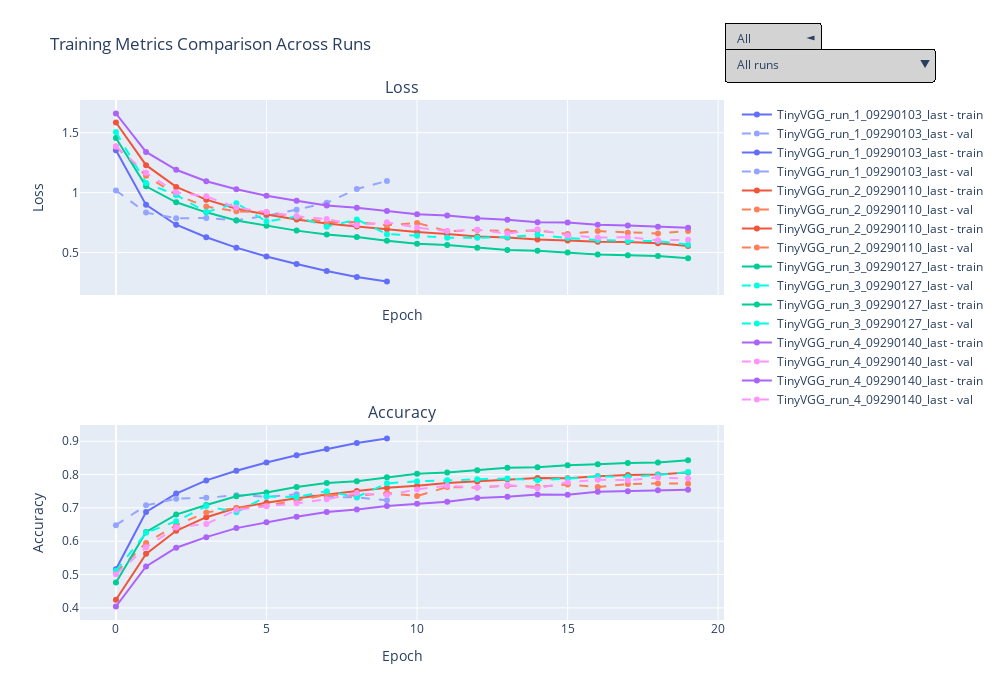

Notebook cell for this chart:
### Markdown cell above
# Simple Dashboard

### Code cell
from utils import plotting
from pathlib import Path

# Path to folder with metrics
metrics_dir = Path("metrics")

# Usage
metrics = plotting.load_all_metrics(metrics_dir, pattern="*_last.json")
plotting.plot_metrics_grid(metrics)

### Figure 1 — Plotly figure (JSON) as saved in the notebook; plotly's stock layout.template omitted (floating-point values rounded to 4 significant figures)
{"data": [{"line": {"color": "#636EFA"}, "mode": "lines+markers", "name": "TinyVGG_run_1_09290103_last - train", "type": "scatter", "xaxis": "x", "y": [1.354, 0.8979, 0.7321, 0.6272, 0.5405, 0.4674, 0.4042, 0.3454, 0.2952, 0.2581], "yaxis": "y"}, {"line": {"color": "rgb(148,165,255)", "dash": "dash"}, "mode": "lines+markers", "name": "TinyVGG_run_1_09290103_last - val", "type": "scatter", "xaxis": "x", "y": [1.018, 0.8332, 0.7865, 0.7877, 0.77, 0.8069, 0.8577, 0.9146, 1.03, 1.098], "yaxis": "y"}, {"line": {"color": "#636EFA"}, "mode": "lines+markers", "name": "TinyVGG_run_1_09290103_last - train", "type": "scatter", "xaxis": "x2", "y": [0.5159, 0.6877, 0.7429, 0.7826, 0.8114, 0.8363, 0.8577, 0.877, 0.8947, 0.9082], "yaxis": "y2"}, {"line": {"color": "rgb(148,165,255)", "dash": "dash"}, "mode": "lines+markers", "name": "TinyVGG_run_1_09290103_last - val", "type": "scatter", "xaxis": "x2", "y": [0.6483, 0.7076, 0.7274, 0.7302, 0.7381, 0.7334, 0.7409, 0.7334, 0.7314, 0.7226], "yaxis": "y2"}, {"line": {"color": "#EF553B"}, "mode": "lines+markers", "name": "TinyVGG_run_2_09290110_last - train", "type": "scatter", "xaxis": "x", "y": [1.585, 1.229, 1.048, 0.9414, 0.8656, 0.8175, 0.7758, 0.742, 0.7177, 0.6934, 0.6706, 0.655, 0.6332, 0.6251, 0.6094, 0.5999, 0.5898, 0.5882, 0.5774, 0.5546], "yaxis": "y"}, {"line": {"color": "rgb(255,127,88)", "dash": "dash"}, "mode": "lines+markers", "name": "TinyVGG_run_2_09290110_last - val", "type": "scatter", "xaxis": "x", "y": [1.385, 1.14, 0.9818, 0.8837, 0.844, 0.8359, 0.7936, 0.7546, 0.7546, 0.7281, 0.7473, 0.6781, 0.687, 0.6785, 0.6821, 0.6554, 0.6789, 0.6659, 0.659, 0.6791], "yaxis": "y"}, {"line": {"color": "#EF553B"}, "mode": "lines+markers", "name": "TinyVGG_run_2_09290110_last - train", "type": "scatter", "xaxis": "x2", "y": [0.4243, 0.5621, 0.6314, 0.6721, 0.6995, 0.7157, 0.7293, 0.7408, 0.7504, 0.7603, 0.7663, 0.775, 0.7793, 0.7857, 0.7897, 0.7887, 0.7952, 0.7986, 0.8002, 0.8061], "yaxis": "y2"}, {"line": {"color": "rgb(255,127,88)", "dash": "dash"}, "mode": "lines+markers", "name": "TinyVGG_run_2_09290110_last - val", "type": "scatter", "xaxis": "x2", "y": [0.5065, 0.5948, 0.6482, 0.6863, 0.7, 0.7067, 0.7223, 0.7392, 0.7368, 0.7444, 0.7355, 0.7626, 0.7611, 0.7667, 0.7633, 0.7704, 0.7626, 0.7716, 0.7735, 0.7726], "yaxis": "y2"}, {"line": {"color": "#00CC96"}, "mode": "lines+markers", "name": "TinyVGG_run_3_09290127_last - train", "type": "scatter", "xaxis": "x", "y": [1.457, 1.053, 0.9192, 0.8355, 0.7673, 0.7244, 0.6828, 0.6499, 0.6295, 0.5986, 0.574, 0.5625, 0.5393, 0.5215, 0.515, 0.4996, 0.484, 0.4762, 0.4702, 0.4511], "yaxis": "y"}, {"line": {"color": "rgb(0,255,225)", "dash": "dash"}, "mode": "lines+markers", "name": "TinyVGG_run_3_09290127_last - val", "type": "scatter", "xaxis": "x", "y": [1.506, 1.081, 0.9802, 0.8378, 0.9117, 0.759, 0.8013, 0.716, 0.776, 0.6535, 0.6396, 0.6242, 0.6225, 0.6288, 0.6477, 0.6212, 0.6037, 0.5964, 0.5957, 0.5656], "yaxis": "y"}, {"line": {"color": "#00CC96"}, "mode": "lines+markers", "name": "TinyVGG_run_3_09290127_last - train", "type": "scatter", "xaxis": "x2", "y": [0.4762, 0.6277, 0.68, 0.7088, 0.7347, 0.7464, 0.7628, 0.7746, 0.78, 0.7922, 0.8026, 0.8063, 0.8131, 0.8204, 0.8218, 0.8277, 0.8309, 0.8349, 0.8359, 0.8429], "yaxis": "y2"}, {"line": {"color": "rgb(0,255,225)", "dash": "dash"}, "mode": "lines+markers", "name": "TinyVGG_run_3_09290127_last - val", "type": "scatter", "xaxis": "x2", "y": [0.5111, 0.6252, 0.66, 0.7055, 0.687, 0.7341, 0.7329, 0.7502, 0.7328, 0.7736, 0.7802, 0.7829, 0.7856, 0.7881, 0.7833, 0.7875, 0.7948, 0.7936, 0.799, 0.8075], "yaxis": "y2"}, {"line": {"color": "#AB63FA"}, "mode": "lines+markers", "name": "TinyVGG_run_4_09290140_last - train", "type": "scatter", "xaxis": "x", "y": [1.661, 1.34, 1.191, 1.095, 1.028, 0.9741, 0.932, 0.8932, 0.874, 0.8461, 0.8195, 0.8098, 0.7856, 0.7734, 0.7532, 0.7511, 0.7318, 0.7246, 0.715, 0.7065], "yaxis": "y"}, {"line": {"color": "rgb(255,148,255)", "dash": "dash"}, "mode": "lines+markers", "name": "TinyVGG_run_4_09290140_last - val", "type": "scatter", "xaxis": "x", "y": [1.385, 1.166, 1.002, 0.9689, 0.8751, 0.8392, 0.8039, 0.7792, 0.7269, 0.7527, 0.7082, 0.6792, 0.6908, 0.6581, 0.6939, 0.6429, 0.6255, 0.6282, 0.6017, 0.6062], "yaxis": "y"}, {"line": {"color": "#AB63FA"}, "mode": "lines+markers", "name": "TinyVGG_run_4_09290140_last - train", "type": "scatter", "xaxis": "x2", "y": [0.4042, 0.5242, 0.5805, 0.6122, 0.6393, 0.6569, 0.6736, 0.6874, 0.695, 0.7056, 0.7127, 0.7186, 0.7293, 0.7332, 0.7406, 0.7395, 0.7484, 0.7501, 0.7532, 0.7543], "yaxis": "y2"}, {"line": {"color": "rgb(255,148,255)", "dash": "dash"}, "mode": "lines+markers", "name": "TinyVGG_run_4_09290140_last - val", "type": "scatter", "xaxis": "x2", "y": [0.5013, 0.5818, 0.6414, 0.6518, 0.6937, 0.705, 0.7139, 0.7258, 0.7445, 0.7384, 0.7555, 0.7666, 0.7612, 0.7689, 0.7589, 0.7767, 0.7848, 0.7833, 0.7911, 0.7881], "yaxis": "y2"}], "layout": {"annotations": [{"font": {"size": 16}, "showarrow": false, "text": "Loss", "x": 0.5, "xanchor": "center", "xref": "paper", "y": 1, "yanchor": "bottom", "yref": "paper"}, {"font": {"size": 16}, "showarrow": false, "text": "Accuracy", "x": 0.5, "xanchor": "center", "xref": "paper", "y": 0.375, "yanchor": "bottom", "yref": "paper"}], "height": 700, "margin": {"r": 200}, "showlegend": true, "title": {"text": "Training Metrics Comparison Across Runs"}, "updatemenus": [{"bgcolor": "lightgrey", "bordercolor": "black", "buttons": [{"args": [{"visible": [true, true, true, true, true, true, true, true, true, true, true, true, true, true, true, true]}], "label": "All", "method": "update"}, {"args": [{"visible": [true, false, true, false, true, false, true, false, true, false, true, false, true, false, true, false]}], "label": "Train only", "method": "update"}, {"args": [{"visible": [false, true, false, true, false, true, false, true, false, true, false, true, false, true, false, true]}], "label": "Val only", "method": "update"}], "direction": "left", "showactive": true, "x": 1, "xanchor": "left", "y": 1.15, "yanchor": "top"}, {"bgcolor": "lightgrey", "bordercolor": "black", "buttons": [{"args": [{"visible": [true, true, true, true, true, true, true, true, true, true, true, true, true, true, true, true]}], "label": "All runs", "method": "update"}, {"args": [{"visible": [true, true, true, true, false, false, false, false, false, false, false, false, false, false, false, false]}], "label": "TinyVGG_run_1_09290103_last", "method": "update"}, {"args": [{"visible": [false, false, false, false, true, true, true, true, false, false, false, false, false, false, false, false]}], "label": "TinyVGG_run_2_09290110_last", "method": "update"}, {"args": [{"visible": [false, false, false, false, false, false, false, false, true, true, true, true, false, false, false, false]}], "label": "TinyVGG_run_3_09290127_last", "method": "update"}, {"args": [{"visible": [false, false, false, false, false, false, false, false, false, false, false, false, true, true, true, true]}], "label": "TinyVGG_run_4_09290140_last", "method": "update"}], "direction": "down", "showactive": true, "x": 1, "xanchor": "left", "y": 1.1, "yanchor": "top"}], "width": 1000, "xaxis": {"anchor": "y", "domain": [0, 1], "matches": "x2", "showticklabels": false, "title": {"text": "Epoch"}}, "xaxis2": {"anchor": "y2", "domain": [0, 1], "title": {"text": "Epoch"}}, "yaxis": {"anchor": "x", "domain": [0.625, 1], "title": {"text": "Loss"}}, "yaxis2": {"anchor": "x2", "domain": [0, 0.375], "title": {"text": "Accuracy"}}}}
